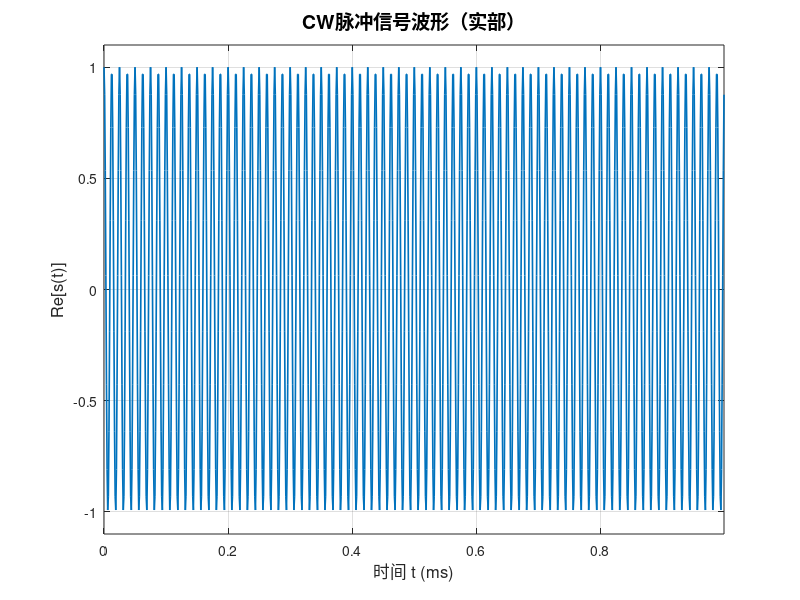
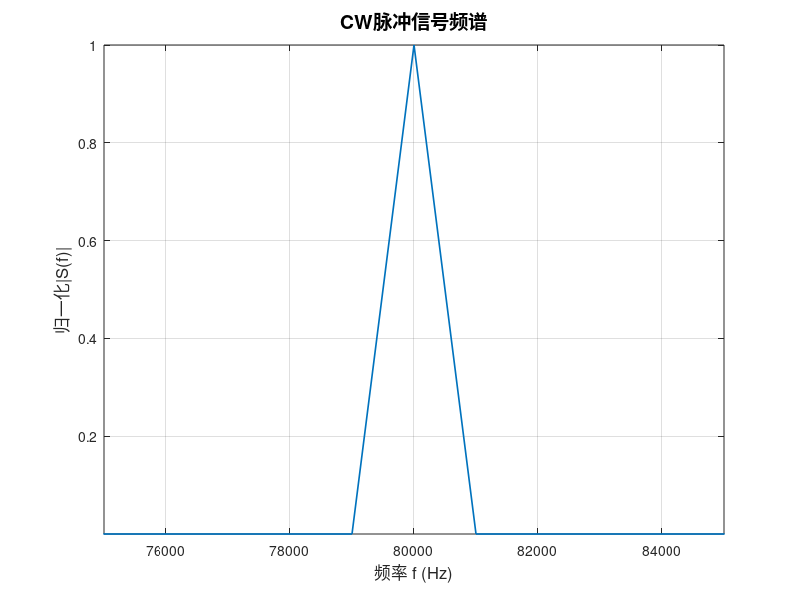
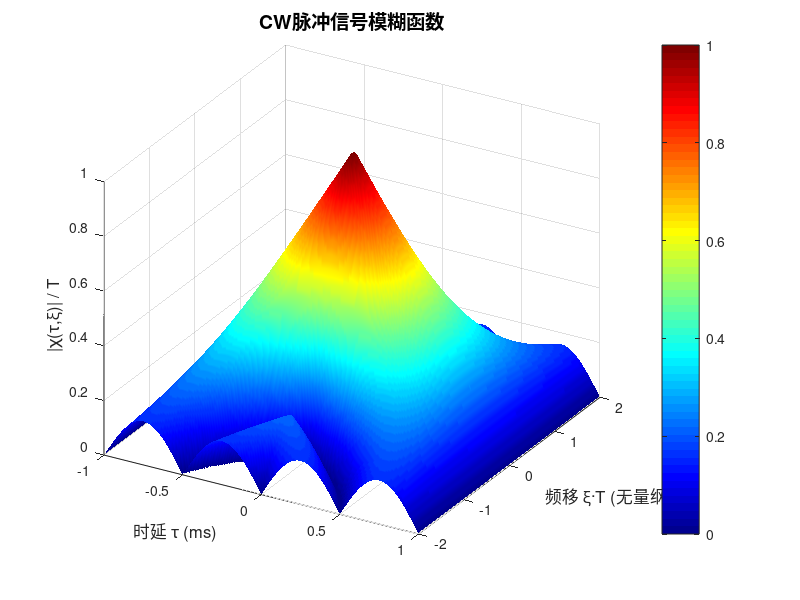
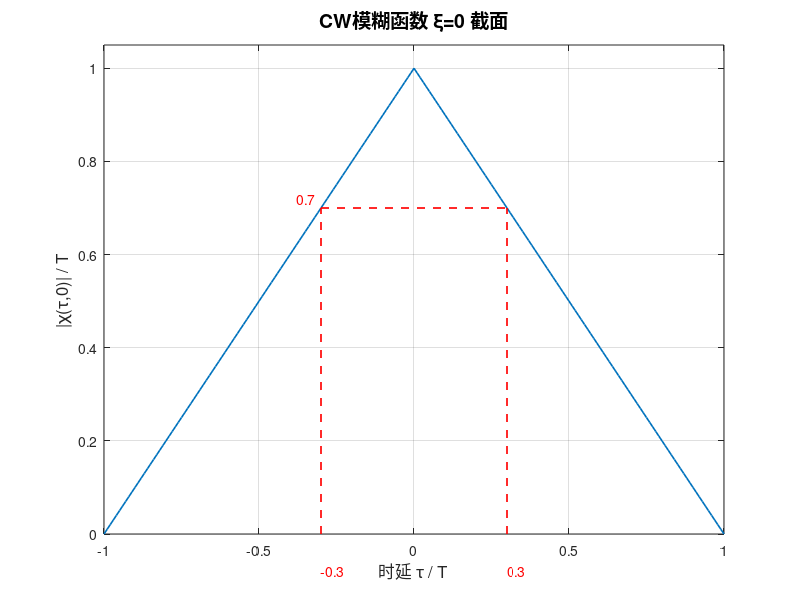

Reproduce these figures in MATLAB, in order.
%% 主动声呐信号分析：CW与LFM脉冲复现
% 作者：不知周大王
% 日期：2026-06-03
% 中心频率：80kHz
clear; clc; close all;

%% ====================== 全局参数设置 ======================
f0 = 80e3;       % 中心频率 80kHz
T = 1e-3;        % 脉冲宽度 1ms
Fs = 1e6;        % 采样频率 1MHz
A = 1;           % 信号幅度
dt = 1/Fs;       % 采样间隔

%% ====================== 第一部分：CW单频矩形脉冲 ======================
fprintf('正在生成CW脉冲信号...\n');

% 1. 时间函数与波形（对应图2.4）
t_cw = 0:dt:T-dt;  % 时间轴 [0, T)
s_cw = A * exp(1j * 2 * pi * f0 * t_cw);  % 复信号形式

figure('Name','图2.4 CW脉冲信号波形','Position',[100,100,800,400]);
plot(t_cw*1e3, real(s_cw), 'LineWidth',1.2);
xlabel('时间 t (ms)','FontSize',12);
ylabel('Re[s(t)]','FontSize',12);
title('CW脉冲信号波形（实部）','FontSize',14);
grid on;
axis tight;
ylim([-1.1*A, 1.1*A]);

% 2. 频谱函数（对应图2.5）
N_cw = length(s_cw);
f_cw = (-Fs/2:Fs/N_cw:Fs/2-Fs/N_cw);  % 频率轴(Hz)
S_cw = fftshift(fft(s_cw)) * dt;      % 幅度修正

figure('Name','图2.5 CW脉冲信号频谱','Position',[100,100,800,400]);
amp = abs(S_cw);
amp_norm = amp / max(amp);   % 正确归一化
plot(f_cw, amp_norm, 'LineWidth',1.2);

xlabel('频率 f (Hz)','FontSize',12);
ylabel('归一化|S(f)|','FontSize',12);
title('CW脉冲信号频谱','FontSize',14);
grid on;

axis tight;                  % 第一步：自适应全图
xlim([75000,85000]);         % 第二步：截取83k~87kHz，不会被覆盖

% 3. 模糊函数计算（对应图2.6）
tau_range = linspace(-T, T, 201);  % 时延范围 [-T, T]
xi_range = linspace(-2/T, 2/T, 201);  % 频移范围 [-2/T, 2/T]
[TAU, XI] = meshgrid(tau_range, xi_range);
chi_cw = zeros(size(TAU));

for i = 1:length(xi_range)
    for j = 1:length(tau_range)
        tau = tau_range(j);
        xi = xi_range(i);
        if abs(tau) > T
            chi_cw(i,j) = 0;
        else
            arg = pi * xi * (T - abs(tau));
            if arg == 0  % 处理分母为0的极限情况
                chi_cw(i,j) = T - abs(tau);
            else
                chi_cw(i,j) = abs(sin(arg)/arg * (T - abs(tau)));
            end
        end
    end
end

% (a) 模糊函数三维图
figure('Name','图2.6(a) CW模糊函数三维图','Position',[100,100,800,600]);
surf(TAU*1e3, XI*T, chi_cw/T, 'EdgeColor','none');  % 幅度归一化到T
xlabel('时延 τ (ms)','FontSize',12);
ylabel('频移 ξ·T (无量纲)','FontSize',12);
zlabel('|χ(τ,ξ)| / T','FontSize',12);
title('CW脉冲信号模糊函数','FontSize',14);
shading interp;
colormap jet;
view(30, 30);  % 视角与教材一致
colorbar;

% (b) ξ=0截面（时延截面）
chi_cw_xi0 = T - abs(tau_range);
figure('Name','图2.6(b) CW模糊函数ξ=0截面','Position',[100,100,800,400]);
plot(tau_range/T, chi_cw_xi0/T, 'LineWidth',1.2);
xlabel('时延 τ / T','FontSize',12);
ylabel('|χ(τ,0)| / T','FontSize',12);
title('CW模糊函数 ξ=0 截面','FontSize',14);
grid on;
hold on;
% 标记0.707T对应的τ≈0.3T（教材标注）
tau_07 = 0.3*T;
plot([-tau_07*1e3, tau_07*1e3], [0.7, 0.7], 'r--', 'LineWidth',1.2);
plot([-tau_07*1e3, -tau_07*1e3], [0, 0.7], 'r--', 'LineWidth',1.2);
plot([tau_07*1e3, tau_07*1e3], [0, 0.7], 'r--', 'LineWidth',1.2);
text(-tau_07*1e3-0.08, 0.72, '0.7','Color','red','FontSize',10);
text(-tau_07*1e3, -0.08, '-0.3','Color','red','FontSize',10);
text(tau_07*1e3, -0.08, '0.3','Color','red','FontSize',10);
hold off;
axis tight;
ylim([0, 1.05]);

% (c) τ=0截面（频移截面）
chi_cw_tau0 = abs(sin(pi*xi_range*T)./(pi*xi_range*T)) * T;
chi_cw_tau0(xi_range==0) = T;  % 处理xi=0的情况
figure('Name','图2.6(c) CW模糊函数τ=0截面','Position',[100,100,800,400]);
plot(xi_range*T, chi_cw_tau0/T, 'LineWidth',1.2);
xlabel('频移 ξ * T','FontSize',12);
ylabel('|χ(0,ξ)| / T','FontSize',12);
title('CW模糊函数 τ=0 截面','FontSize',14);
grid on;
hold on;
% 标记0.707T对应的ξ≈0.44/T（教材标注）
xi_07 = 0.44/T;
plot([-xi_07*T, xi_07*T], [0.707, 0.707], 'r--', 'LineWidth',1.2);
plot([-xi_07*T, -xi_07*T], [0, 0.707], 'r--', 'LineWidth',1.2);
plot([xi_07*T, xi_07*T], [0, 0.707], 'r--', 'LineWidth',1.2);
text(-xi_07*T-0.1, 0.75, '0.7','Color','red','FontSize',10);
text(-xi_07*T+0.05, +0.08, '-0.44','Color','red','FontSize',10);
text(xi_07*T+0.05, +0.08, '0.44','Color','red','FontSize',10);
hold off;
axis tight;
ylim([0, 1.05]);

% (d) 模糊度图（等高线图）
figure('Name','图2.6(d) CW脉冲模糊度图','Position',[100,100,600,600]);
contour(TAU*1e3, XI*T, chi_cw/T, [0.707, 0.707], 'LineWidth',1.2);
xlabel('时延 τ/T','FontSize',12);
ylabel('频移 ξ*T ','FontSize',12);
title('CW脉冲信号模糊度图','FontSize',14);
grid on;
axis tight;
axis tight;

%% ====================== 第二部分：LFM线性调频脉冲 ======================
fprintf('正在生成LFM脉冲信号...\n');

F = 10e3;         % 调频带宽 10kHz（可修改，建议BT≥10）
k = F/T;          % 调频斜率 Hz/s
B = F;            % 信号带宽（BT>>1时近似等于调频带宽）

% 1. 时间函数与瞬时频率（对应图2.7）
t_lfm = -T/2:dt:T/2-dt;  % 时间轴 [-T/2, T/2)
s_lfm = A * exp(1j * (2*pi*f0*t_lfm + pi*k*t_lfm.^2));  % LFM复信号
f_inst = f0 + k*t_lfm;  % 瞬时频率

figure('Name','图2.7 LFM脉冲信号波形与瞬时频率','Position',[100,100,800,600]);
subplot(2,1,1);
plot(t_lfm*1e3, real(s_lfm), 'LineWidth',1.2);
xlabel('时间 t (ms)','FontSize',12);
ylabel('Re[s(t)]','FontSize',12);
title('LFM脉冲信号波形（实部）','FontSize',14);
grid on;
axis tight;
ylim([-1.1*A, 1.1*A]);

subplot(2,1,2);
plot(t_lfm*1e3, f_inst/1e3, 'LineWidth',1.2, 'Color','r');
xlabel('时间 t (ms)','FontSize',12);
ylabel('瞬时频率 f(t) (kHz)','FontSize',12);
title('LFM脉冲信号瞬时频率','FontSize',14);
grid on;
axis tight;
ylim([(f0-F/2)/1e3-0.5, (f0+F/2)/1e3+0.5]);

% 2. 频谱函数（对应图2.8）
N_lfm = length(s_lfm);
f_lfm = (-Fs/2:Fs/N_lfm:Fs/2-Fs/N_lfm);
S_lfm = fftshift(fft(s_lfm)) * dt;

% 幅度归一化：除以最大值，峰值=1
amp_norm = abs(S_lfm)/max(abs(S_lfm));

figure('Name','图2.8 LFM脉冲信号频谱','Position',[100,100,800,400]);
plot(f_lfm/1e3, amp_norm, 'LineWidth',1.2);
xlabel('频率 f (kHz)','FontSize',12);
ylabel('|S(f)| 归一化','FontSize',12);
title('LFM脉冲信号频谱','FontSize',14);
grid on;

axis tight;
xlim([60, 100]);  % 显示完整带宽范围

% 3. 模糊函数计算（对应图2.9）
tau_range_lfm = linspace(-T, T, 201);
xi_range_lfm = linspace(-2*B, 2*B, 201);  % 频移范围 [-2B, 2B]
[TAU_LFM, XI_LFM] = meshgrid(tau_range_lfm, xi_range_lfm);
chi_lfm = zeros(size(TAU_LFM));

for i = 1:length(xi_range_lfm)
    for j = 1:length(tau_range_lfm)
        tau = tau_range_lfm(j);
        xi = xi_range_lfm(i);
        if abs(tau) > T
            chi_lfm(i,j) = 0;
        else
            arg = pi * (k*tau + xi) * (T - abs(tau));
            if arg == 0  % 处理分母为0的极限情况
                chi_lfm(i,j) = T - abs(tau);
            else
                chi_lfm(i,j) = abs(sin(arg)/arg * (T - abs(tau)));
            end
        end
    end
end

% (a) 模糊函数三维图
figure('Name','图2.9(a) LFM模糊函数三维图','Position',[100,100,800,600]);
surf(TAU_LFM*1e3, XI_LFM/B, chi_lfm/T, 'EdgeColor','none');
xlabel('时延 τ (ms)','FontSize',12);
ylabel('频移 ξ/B (无量纲)','FontSize',12);
zlabel('|χ(τ,ξ)| / T','FontSize',12);
title('LFM脉冲信号模糊函数','FontSize',14);
shading interp;
colormap jet;
view(30, 30);
colorbar;

% (b) ξ=0截面（时延截面）
chi_lfm_xi0 = zeros(size(tau_range_lfm));
for j = 1:length(tau_range_lfm)
    tau = tau_range_lfm(j);
    if abs(tau) > T
        chi_lfm_xi0(j) = 0;
    else
        arg = pi * k * tau * (T - abs(tau));
        if arg == 0
            chi_lfm_xi0(j) = T - abs(tau);
        else
            chi_lfm_xi0(j) = abs(sin(arg)/arg * (T - abs(tau)));
        end
    end
end  

figure('Name','图2.9(b) LFM模糊函数ξ=0截面','Position',[100,100,800,400]);
plot(tau_range_lfm*B, chi_lfm_xi0/T, 'LineWidth',1.2);  % ✅ 横轴：τ*B（无量纲）
xlabel('时延 \tau \cdot B','FontSize',12);
ylabel('|\chi(\tau,0)| / T','FontSize',12);
title('LFM模糊函数 \xi=0 截面','FontSize',14);
grid on;
hold on;

% ---------------- 关键修正 ----------------
tau_07_lfm = 0.44/B;               % 3dB 对应时延
x_07 = tau_07_lfm * B;             % ✅ 转换成无量纲 τ*B 坐标

% 画水平虚线 y=0.707
plot([-x_07, x_07], [0.707, 0.707], 'r--', 'LineWidth',1.2);

% 画左右两条竖虚线
plot([-x_07, -x_07], [0, 0.707], 'r--', 'LineWidth',1.2);
plot([x_07, x_07], [0, 0.707], 'r--', 'LineWidth',1.2);

% 文字标注（全部用无量纲 τ*B 坐标）
text(-x_07+0.1, 0.75, '0.707','Color','red','FontSize',10);
text(-x_07-1, -0.05, sprintf('-%.2f',x_07),'Color','red','FontSize',10);
text( x_07, -0.05, sprintf('%.2f',x_07), 'Color','red','FontSize',10);

hold off;
ylim([0, 1.05]);

% (c) kτ+ξ=0截面（斜截面）
chi_lfm_kxi0 = T - abs(tau_range_lfm);
figure('Name','图2.9(c) LFM模糊函数kτ+ξ=0截面','Position',[100,100,800,400]);
plot(tau_range_lfm*1e3, chi_lfm_kxi0/T, 'LineWidth',1.2);
xlabel('时延τ / T','FontSize',12);
ylabel('|χ(τ,ξ)| / T','FontSize',12);
title('LFM模糊函数 kτ+ξ=0 截面','FontSize',14);
grid on;
hold on;
% 标记0.707T对应的τ≈0.3T（教材标注）
tau_07_kxi0 = 0.3*T;
plot([-tau_07_kxi0*1e3, tau_07_kxi0*1e3], [0.707, 0.707], 'r--', 'LineWidth',1.2);
plot([-tau_07_kxi0*1e3, -tau_07_kxi0*1e3], [0, 0.707], 'r--', 'LineWidth',1.2);
plot([tau_07_kxi0*1e3, tau_07_kxi0*1e3], [0, 0.707], 'r--', 'LineWidth',1.2);
text(-tau_07_kxi0*1e3-0.1, 0.72, '0.707','Color','red','FontSize',10);
text(-tau_07_kxi0*1e3, -0.08, '-0.3','Color','red','FontSize',10);
text(tau_07_kxi0*1e3, -0.08, '0.3','Color','red','FontSize',10);
hold off;
axis tight;
ylim([0, 1.05]);

% (d) τ=0截面（频移截面）
chi_lfm_tau0 = abs(sin(pi*xi_range_lfm*T)./(pi*xi_range_lfm*T)) * T;
chi_lfm_tau0(xi_range_lfm==0) = T;
figure('Name','图2.9(d) LFM模糊函数τ=0截面','Position',[100,100,800,400]);
plot(xi_range_lfm * T, chi_lfm_tau0/T, 'LineWidth',1.2);  % ✅ 横轴：ξ·T（无量纲）
xlabel('频移 \xi \cdot T','FontSize',12);
ylabel('|\chi(0,\xi)| / T','FontSize',12);
title('LFM模糊函数 \tau=0 截面','FontSize',14);
grid on;
hold on;

% ---------------- 核心修正 ----------------
xi_07_lfm = 0.44/T;          % 3dB 频移点
x_07 = xi_07_lfm * T;        % ✅ 转换成无量纲坐标：ξ·T = 0.44

% 画水平虚线
plot([-x_07, x_07], [0.707, 0.707], 'r--', 'LineWidth',1.2);

% 画左右竖线
plot([-x_07, -x_07], [0, 0.707], 'r--', 'LineWidth',1.2);
plot([x_07, x_07], [0, 0.707], 'r--', 'LineWidth',1.2);

% 文字标注（全部用无量纲坐标）
text(-x_07-3, 0.72, '0.707','Color','red','FontSize',10);
text(-x_07-2, -0.05, sprintf('-%.2f',x_07),'Color','red','FontSize',10);
text( x_07, -0.05, sprintf('%.2f',x_07), 'Color','red','FontSize',10);

hold off;
axis tight;
ylim([0, 1.05]);

% (e) 模糊度图（等高线图）
figure('Name','图2.9(e) LFM脉冲模糊度图','Position',[100,100,600,600]);
% x=TAU_LFM(τ,s)，y=XI_LFM(ξ,Hz)
contour(TAU_LFM*1000, XI_LFM, chi_lfm/T, [0.707, 0.707], 'LineWidth',1.2);
xlabel('时延(ms) \tau','FontSize',12);
ylabel('频移 \xi','FontSize',12);
title('LFM脉冲信号模糊度图','FontSize',14);
grid on;

axis tight;
hold on;

% kτ+ξ=0斜虚线，原生坐标不变
tau_line = linspace(-T, T, 100);
xi_line = -k*tau_line;
plot(tau_line*1000, xi_line, 'k--', 'LineWidth',1.5);
text(0.1*T,0.1*B,'k\tau+\xi=0','Color','black','FontSize',10,'FontWeight','bold');
hold off;

fprintf('所有图形生成完成！\n');
fprintf('CW脉冲参数：中心频率%.1f kHz，脉宽%.1f ms，带宽%.1f kHz\n', f0/1e3, T*1e3, 1/T/1e3);
fprintf('LFM脉冲参数：中心频率%.1f kHz，脉宽%.1f ms，带宽%.1f kHz，BT=%.1f\n', f0/1e3, T*1e3, F/1e3, B*T);
